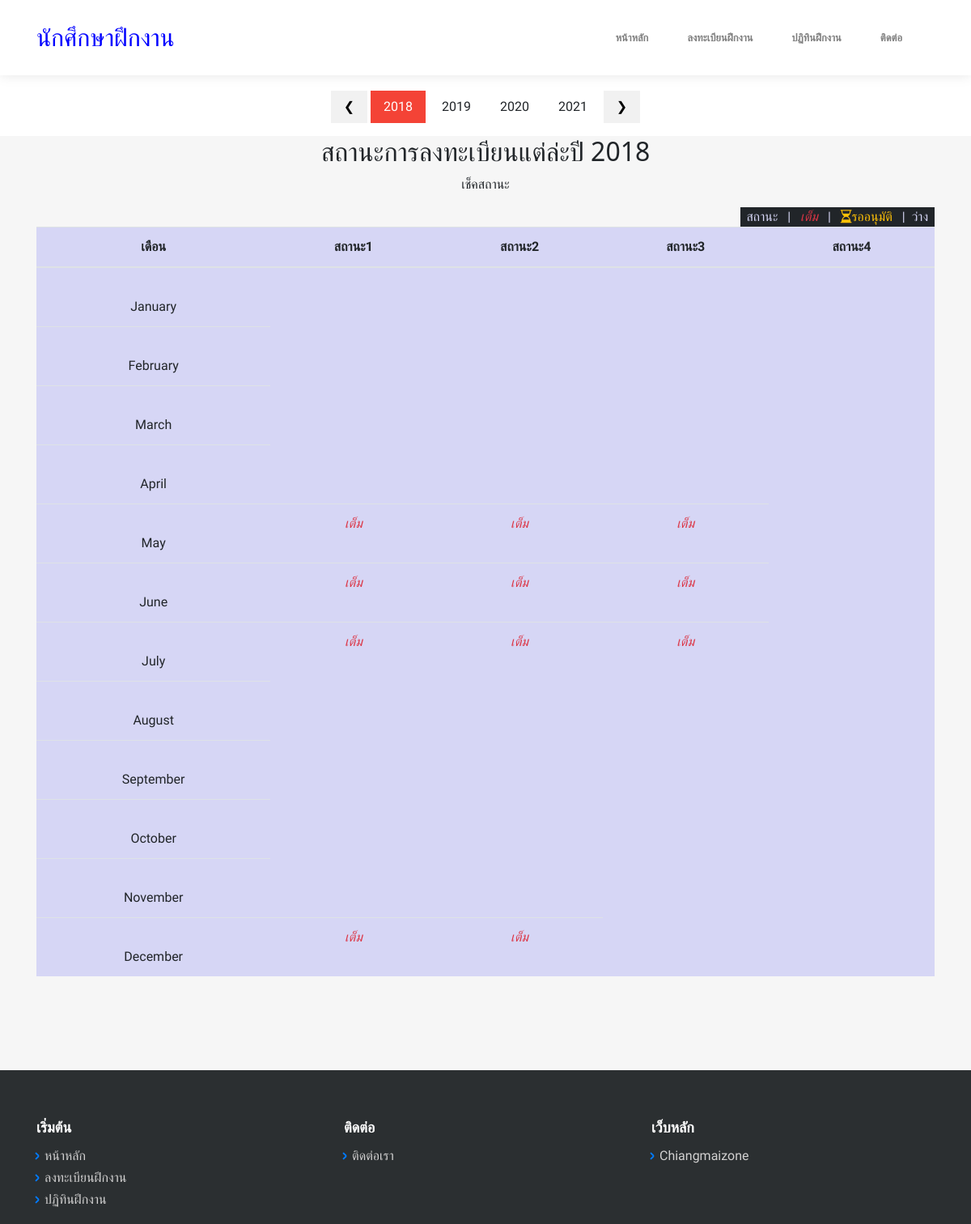
/pricing.php, run on the app's committed database.
### tables this page shows
CREATE TABLE IF NOT EXISTS `addyear` (
  `addyearid` int(10) NOT NULL AUTO_INCREMENT,
  `year` varchar(10) NOT NULL,
  PRIMARY KEY (`addyearid`)
);

CREATE TABLE IF NOT EXISTS `tb_student` (
  `id` int(11) NOT NULL AUTO_INCREMENT,
  `Name` varchar(30) NOT NULL,
  `Surname` varchar(30) NOT NULL,
  `Nickname` varchar(20) NOT NULL,
  `Tel` varchar(10) NOT NULL,
  `B_Date` date NOT NULL,
  `Address` varchar(100) NOT NULL,
  `File1` varchar(70) NOT NULL,
  `File2` varchar(70) NOT NULL,
  `Disease` varchar(50) NOT NULL,
  `family` varchar(30) NOT NULL,
  `Status` varchar(30) NOT NULL,
  `Introduce` varchar(30) NOT NULL,
  `DateStart` date NOT NULL,
  `DateEnd` date NOT NULL,
  `University` varchar(50) NOT NULL,
  `Gpa1` varchar(10) NOT NULL,
  `School` varchar(50) NOT NULL,
  `Gpa2` varchar(10) NOT NULL,
  `Diploma` varchar(50) NOT NULL,
  `Gpa3` varchar(10) NOT NULL,
  `S_Primary` varchar(50) NOT NULL,
  `Gpa4` varchar(10) NOT NULL,
  `_attention` varchar(100) NOT NULL,
  `Skill` varchar(100) NOT NULL,
  `Tel2` varchar(10) NOT NULL,
  `_Email` varchar(50) NOT NULL,
  `_Facebook` varchar(50) NOT NULL,
  `_Line_id` varchar(30) NOT NULL,
  `_Contact` varchar(30) NOT NULL,
  `_Namecontact` varchar(50) NOT NULL,
  `_Telcontact` varchar(10) NOT NULL,
  `_Position` varchar(30) NOT NULL,
  `status1` tinyint(1) NOT NULL,
  `year_start` int(4) NOT NULL,
  `year_end` int(4) NOT NULL,
  PRIMARY KEY (`id`)
);

### pricing.php (the view, shortened to what this page needs)
<!DOCTYPE html>
<html>
<head>
  <link rel="stylesheet" href="assets/bootstrap/css/bootstrap.min.css">
  <link rel="stylesheet" href="https://cdnjs.cloudflare.com/ajax/libs/simple-line-icons/2.4.1/css/simple-line-icons.min.css">
<link rel="stylesheet" href="https://cdnjs.cloudflare.com/ajax/libs/font-awesome/4.7.0/css/font-awesome.min.css">
  <link rel="stylesheet" href="assets/css/styles.min1.css">
  <link rel="stylesheet" href="assets/css/year1.css">
</head>
<body>
  <br><br><br><br>
    <nav class="navbar navbar-light navbar-expand-lg fixed-top bg-white clean-navbar">
        <div class="container"><a class="navbar-brand logo" href="index.php" style="font-size:30px;color:blue;">นักศึกษาฝึกงาน</a>
            <div class="collapse navbar-collapse"
                id="navcol-1">
                <ul class="nav navbar-nav ml-auto">
                    <li class="nav-item" role="psentation"><a class="nav-link" href="index.php">หน้าหลัก</a></li>
                    <li class="nav-item" role="psentation"><a class="nav-link" href="check.php">ลงทะเบียนฝึกงาน</a></li>
                    <li class="nav-item" role="psentation"><a class="nav-link" href="pricing.php">ปฏิทินฝึกงาน<br></a></li>
                    <li class="nav-item" role="psentation"><a class="nav-link" href="contact-us.php">ติดต่อ</a></li>
                </ul>
            </div>
        </div>
    </nav>
    <div class="w3-center">
      <div class="w3-section">
        <button class="w3-button w3-light-grey" onclick="plusDivs(-1)">❮ </button>
        <?php
          $i=1;
          $resule_addyear=mysql_query("SELECT * FROM addyear ORDER BY addyearid ASC") or die(mysql_error());
          while($row_addyear = mysql_fetch_array($resule_addyear)){
        ?>
          <button class="w3-button demo" onclick="currentDiv(<?php echo $i; ?>)"><?php echo $row_addyear['year']; ?></button>
        <?php $i++; } ?>
        <button class="w3-button w3-light-grey" onclick="plusDivs(1)"> ❯</button>
      </div>
    </div>
    <div class="w3-content w3-display-container  ">
      <?php
        $i=1;
        $resule_addyear=mysql_query("SELECT * FROM addyear ORDER BY addyearid ASC") or die(mysql_error());
        while($row_addyear = mysql_fetch_array($resule_addyear)){
      ?>
      <main class="page pricing-table-page mySlides">
            <section class="clean-block clean-pricing dark">
                <div class="">
                    <div class=""><div class="container"><div class="cssTable">
                        <center><h2>สถานะการลงทะเบียนแต่ล่ะปี <?php echo $row_addyear['year']; ?></h2>
                        <p>เช็คสถานะ</p></center>
                        <div class="cssDiv" style="float:right;color:#d6d6f5">
                        &nbsp สถานะ &nbsp | &nbsp <i class="icon-user icon text-danger">เต็ม</i>
                        &nbsp | &nbsp <i class="fa fa-hourglass-2 text-warning">รออนุมัติ</i>
                        &nbsp | &nbsp<i></i>ว่าง &nbsp
                        </div>
                        <div class="table-responsive">
                        <table class="table" style="background-color:#d6d6f5">
                          <thead>
                           <tr >
                              <th>เดือน</th>
                              <th>สถานะ1</th>
                              <th>สถานะ2</th>
                              <th>สถานะ3</th>
                              <th>สถานะ4</th>
                            </tr>
                          </thead>
                          <tbody>
                            <?php
                            $month = array("January", "February", "March", "April", "May", "June", "July", "August", "September", "October", "November", "December");
                            foreach ($month as $j =>$value){
                                $m=$j+1;
                            ?>
                            <tr>
                                <td><br><?php echo $value; ?><br></td>
                                <?php
                                  $result_member=mysql_query("SELECT * FROM tb_student where status1 != '2' AND (year_start='$row_addyear[year]' OR year_end='$row_addyear[year]') ORDER BY id ASC") or die(mysql_error());
                                  while($row_member = mysql_fetch_array($result_member)){
                                    if($row_member['status1']==0){
                                      $status="<i class=\"fa fa-hourglass-2 text-warning\">รออนุมัติ";}else if($row_member['status1']==1){$status="<i class=\"icon-user icon text-danger\">เต็ม";}else{$status="ว่าง";
                                      }
                                ?>
                                <?php
                                  $k=1;
                                  $DateStart=substr($row_member["DateStart"],5,2);
                                  $DateEnd=substr($row_member["DateEnd"],5,2);
                                  if($row_member["year_start"]!=$row_member["year_end"]){
                                     if($row_member["year_start"]==$row_addyear["year"]){
                                         $DateEnd1=12;
                                         $DateStart1=$DateStart;
                                      }else{
                                         if($DateEnd<=$DateStart){
                                            $DateEnd1=$DateEnd;
                                            $DateStart1=1;
                                          }else{
                                             $DateEnd1=$DateEnd;
                                             $DateStart1=1;
                                          }
                                      }
                                  }else{
                                    $DateEnd1=$DateEnd;
                                    $DateStart1=$DateStart;
                                  }
                                  for($j=$DateStart1; $j<=$DateEnd1; $j++){
                                ?>
                                      <?php if($m==$j){ ?>
                                        <td>
                                          <?php echo $status; ?><br>
                                        </td>
                                      <?php  }?>
                                <?php  $k++;} ?>
                                <?php   } ?>
                              </tr>
                              <?php   } ?>
                            </tbody>
                          </table>
                        </div>
                        </div>
                      </div>
                    </div>
                  </div>
                </section>
              </main>
    <?php $i++; } ?>
    </div>
    <footer class="page-footer dark">
        <div class="container">
            <div class="row">
                <div class="col-sm-4">
                    <h5>เริ่มต้น</h5>
                    <ul>
                        <li><a href="index.php">หน้าหลัก</a></li>
                        <li><a href="check.php">ลงทะเบียนฝึกงาน</a></li>
                        <li><a href="pricing.php">ปฏิทินฝึกงาน</a></li>
                    </ul>
                </div>
                <div class="col-sm-4">
                    <h5>ติดต่อ</h5>
                    <ul>
                        <li><a href="contact-us.php">ติดต่อเรา</a></li>
                    </ul>
                </div>
                <div class="col-sm-4">
                    <h5>เว็บหลัก</h5>
                    <ul>
                        <li><a href="http://www.chiangmaizone.com/">Chiangmaizone</a></li>
                    </ul>
        </div>
    </footer>
</body>
</html>

### assets/css/styles.min1.css (style rules this page uses)
body { margin: 0; font-family: 'Prompt', sans-serif; font-weight: 400; line-height: 1.5; color: #212529; text-align:left; float:center; background-color: #fff; }
.cssTable { text-align: center; }
.cssDiv { background-color: #212529; }
.mySlides { display:none }
i { color: pink; }

### assets/css/year1.css (style rules this page uses)
*,*:before,*:after { box-sizing:inherit }
html { -ms-text-size-adjust:100%;-webkit-text-size-adjust:100% }
body { margin:0 }
article,aside,details,figcaption,figure,footer,header,main,menu,nav,section,summary { display:block }
a { background-color:transparent;-webkit-text-decoration-skip:objects }
button,input,select,textarea { font:inherit;margin:0 }
button,input { overflow:visible }
button,select { text-transform:none }
button,html [type=button],[type=reset],[type=submit] { -webkit-appearance:button }
h1,h2,h3,h4,h5,h6 { font-family:"Segoe UI",Arial,sans-serif;font-weight:400;margin:10px 0 }
a { color:inherit }
.w3-btn,.w3-button { border:none;display:inline-block;padding:8px 16px;vertical-align:middle;overflow:hidden;text-decoration:none;color:inherit;background-color:inherit;text-align:center;cursor:pointer;white-space:nowrap }
.w3-btn,.w3-button { -webkit-touch-callout:none;-webkit-user-select:none;-khtml-user-select:none;-moz-user-select:none;-ms-user-select:none;user-select:none }
.w3-tooltip,.w3-display-container { position:relative }
.w3-content { max-width:1200px;margin:auto }
.w3-center { text-align:center!important }
.w3-section,.w3-code { margin-top:16px!important;margin-bottom:16px!important }
.w3-red,.w3-hover-red:hover { color:#fff!important;background-color:#f44336!important }
.w3-light-grey,.w3-hover-light-grey:hover,.w3-light-gray,.w3-hover-light-gray:hover { color:#000!important;background-color:#f1f1f1!important }

### data on the page
addyear: year "2018", value "January", value "February", value "March", value "April", value "May", value "June", value "July", value "August", value "September", value "October", value "November", value "December"
addyear: year "2019"
addyear: year "2020"
addyear: year "2021"
tb_student: status1 "เต็ม"
tb_student: status1 "เต็ม"
tb_student: status1 "เต็ม"
tb_student: status1 "เต็ม"
tb_student: status1 "เต็ม"
